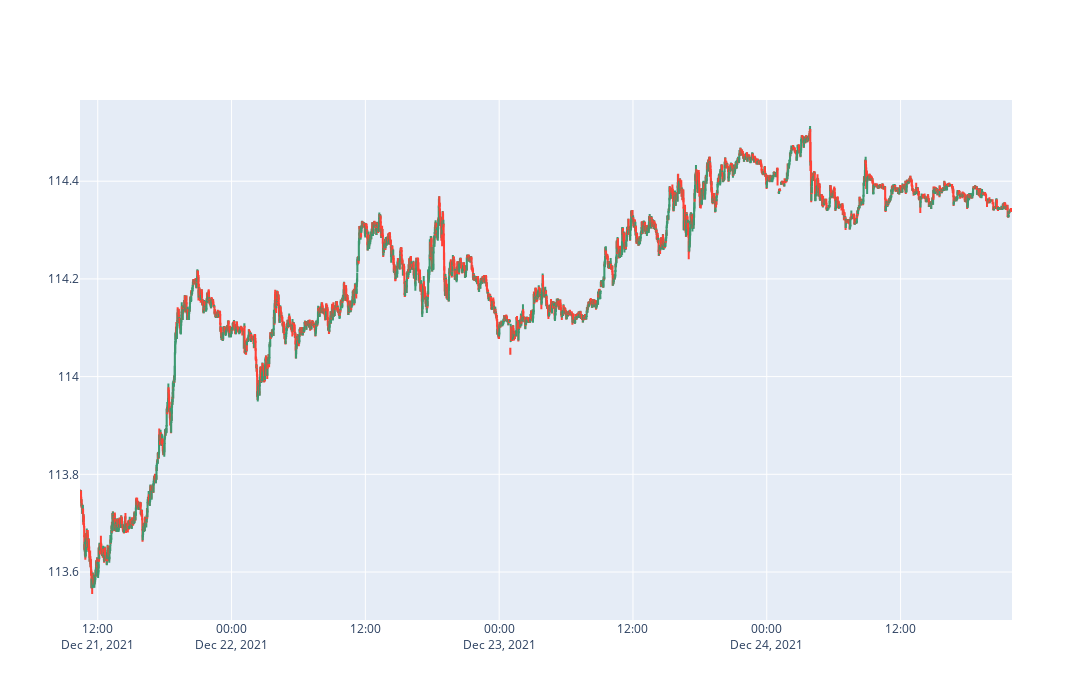

Here is the notebook cell this chart was saved with:
### Code cell
fig = go.Figure(data=[go.Candlestick(x=usdjpy['time'],
                open=usdjpy['open'],
                high=usdjpy['high'],
                low=usdjpy['low'],
                close=usdjpy['close'])])

fig.update_layout(
    xaxis_rangeslider_visible=False,
    autosize=False,
    width=1100,
    height=700
)

fig.show()

### Figure 1 — Plotly figure (JSON) as saved in the notebook; plotly's stock layout.template omitted (floating-point values rounded to 4 significant figures; data arrays with more than 128 entries replaced by an {"elided": "..."} marker saying what was removed)
{"data": [{"close": {"elided": "5000 float values"}, "high": {"elided": "5000 float values"}, "low": {"elided": "5000 float values"}, "open": {"elided": "5000 float values"}, "type": "candlestick", "x": {"elided": "5000 str values"}}], "layout": {"autosize": false, "height": 700, "width": 1100, "xaxis": {"autorange": true, "range": ["2021-12-21 10:24:30", "2021-12-24 21:59:30"], "rangeslider": {"visible": false, "yaxis": {}}, "type": "date"}, "yaxis": {"autorange": true, "range": [113.5, 114.6]}}}
